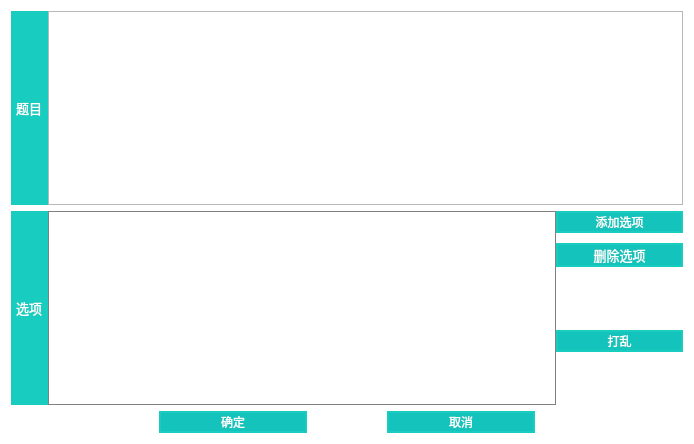
<?xml version="1.0" encoding="UTF-8"?>
<ui version="4.0">
 <class>QuesSingleChoiceEditDialog</class>
 <widget class="QDialog" name="QuesSingleChoiceEditDialog">
  <property name="geometry">
   <rect>
    <x>0</x>
    <y>0</y>
    <width>694</width>
    <height>444</height>
   </rect>
  </property>
  <property name="windowTitle">
   <string>编辑题目（单选题）</string>
  </property>
  <property name="styleSheet">
   <string notr="true">QDialog#QuesSingleChoiceEditDialog{
	background-color: #FFFFFF;
}

QLabel{
	border: 2px solid rgb(24, 204, 192);
	color: #FFFFFF;
	background-color: rgb(24, 204, 192);
}

QPushButton{
	font: 25 10pt '微软雅黑';
	color: #FFFFFF;
	border: 2px solid rgb(24, 204, 192);
	background-color: rgb(20,196,188);
}
QPushButton:hover{
	background-color: rgb(22,218,208);
}
QPushButton:pressed{
	background-color: rgb(17,171,164);
}</string>
  </property>
  <layout class="QVBoxLayout" name="verticalLayout">
   <item>
    <layout class="QHBoxLayout" name="layoutQues">
     <property name="spacing">
      <number>0</number>
     </property>
     <item>
      <widget class="QLabel" name="labelQues">
       <property name="font">
        <font>
         <pointsize>10</pointsize>
        </font>
       </property>
       <property name="text">
        <string>题目</string>
       </property>
      </widget>
     </item>
     <item>
      <widget class="QPlainTextEdit" name="editQues">
       <property name="font">
        <font>
         <family>微软雅黑</family>
         <pointsize>10</pointsize>
        </font>
       </property>
      </widget>
     </item>
    </layout>
   </item>
   <item>
    <layout class="QHBoxLayout" name="layoutChoice" stretch="0,4,1">
     <property name="spacing">
      <number>0</number>
     </property>
     <item>
      <widget class="QLabel" name="labelChoice">
       <property name="font">
        <font>
         <pointsize>10</pointsize>
        </font>
       </property>
       <property name="text">
        <string>选项</string>
       </property>
      </widget>
     </item>
     <item>
      <widget class="QListWidget" name="listWidget">
       <property name="font">
        <font>
         <pointsize>10</pointsize>
        </font>
       </property>
       <property name="acceptDrops">
        <bool>true</bool>
       </property>
       <property name="styleSheet">
        <string notr="true">QListWidget{
	border: 1px solid gray;
}</string>
       </property>
       <property name="dragEnabled">
        <bool>true</bool>
       </property>
       <property name="dragDropMode">
        <enum>QAbstractItemView::InternalMove</enum>
       </property>
       <property name="selectionMode">
        <enum>QAbstractItemView::ExtendedSelection</enum>
       </property>
      </widget>
     </item>
     <item>
      <layout class="QVBoxLayout" name="verticalLayout_4">
       <property name="spacing">
        <number>10</number>
       </property>
       <property name="sizeConstraint">
        <enum>QLayout::SetDefaultConstraint</enum>
       </property>
       <item>
        <widget class="QPushButton" name="btnAdd">
         <property name="text">
          <string>添加选项</string>
         </property>
        </widget>
       </item>
       <item>
        <widget class="QPushButton" name="btnRemove">
         <property name="font">
          <font>
           <family>微软雅黑</family>
           <pointsize>10</pointsize>
           <weight>3</weight>
           <italic>false</italic>
           <bold>false</bold>
          </font>
         </property>
         <property name="text">
          <string>删除选项</string>
         </property>
        </widget>
       </item>
       <item>
        <spacer name="verticalSpacer">
         <property name="orientation">
          <enum>Qt::Vertical</enum>
         </property>
         <property name="sizeHint" stdset="0">
          <size>
           <width>20</width>
           <height>40</height>
          </size>
         </property>
        </spacer>
       </item>
       <item>
        <widget class="QPushButton" name="btnUpset">
         <property name="text">
          <string>打乱</string>
         </property>
        </widget>
       </item>
       <item>
        <spacer name="verticalSpacer_2">
         <property name="orientation">
          <enum>Qt::Vertical</enum>
         </property>
         <property name="sizeHint" stdset="0">
          <size>
           <width>20</width>
           <height>40</height>
          </size>
         </property>
        </spacer>
       </item>
      </layout>
     </item>
    </layout>
   </item>
   <item>
    <layout class="QHBoxLayout" name="horizontalLayout" stretch="2,2,1,2,2">
     <item>
      <spacer name="horSpacerLeft">
       <property name="orientation">
        <enum>Qt::Horizontal</enum>
       </property>
       <property name="sizeType">
        <enum>QSizePolicy::Preferred</enum>
       </property>
       <property name="sizeHint" stdset="0">
        <size>
         <width>40</width>
         <height>20</height>
        </size>
       </property>
      </spacer>
     </item>
     <item>
      <widget class="QPushButton" name="btnOK">
       <property name="text">
        <string>确定</string>
       </property>
      </widget>
     </item>
     <item>
      <spacer name="horSpacerMid">
       <property name="orientation">
        <enum>Qt::Horizontal</enum>
       </property>
       <property name="sizeType">
        <enum>QSizePolicy::Preferred</enum>
       </property>
       <property name="sizeHint" stdset="0">
        <size>
         <width>40</width>
         <height>20</height>
        </size>
       </property>
      </spacer>
     </item>
     <item>
      <widget class="QPushButton" name="btnCancel">
       <property name="text">
        <string>取消</string>
       </property>
      </widget>
     </item>
     <item>
      <spacer name="horSpacerRight">
       <property name="orientation">
        <enum>Qt::Horizontal</enum>
       </property>
       <property name="sizeType">
        <enum>QSizePolicy::Preferred</enum>
       </property>
       <property name="sizeHint" stdset="0">
        <size>
         <width>40</width>
         <height>20</height>
        </size>
       </property>
      </spacer>
     </item>
    </layout>
   </item>
  </layout>
 </widget>
 <resources/>
 <connections>
  <connection>
   <sender>btnOK</sender>
   <signal>clicked()</signal>
   <receiver>QuesSingleChoiceEditDialog</receiver>
   <slot>accept()</slot>
   <hints>
    <hint type="sourcelabel">
     <x>193</x>
     <y>209</y>
    </hint>
    <hint type="destinationlabel">
     <x>199</x>
     <y>149</y>
    </hint>
   </hints>
  </connection>
  <connection>
   <sender>btnCancel</sender>
   <signal>clicked()</signal>
   <receiver>QuesSingleChoiceEditDialog</receiver>
   <slot>reject()</slot>
   <hints>
    <hint type="sourcelabel">
     <x>293</x>
     <y>209</y>
    </hint>
    <hint type="destinationlabel">
     <x>199</x>
     <y>149</y>
    </hint>
   </hints>
  </connection>
 </connections>
</ui>
